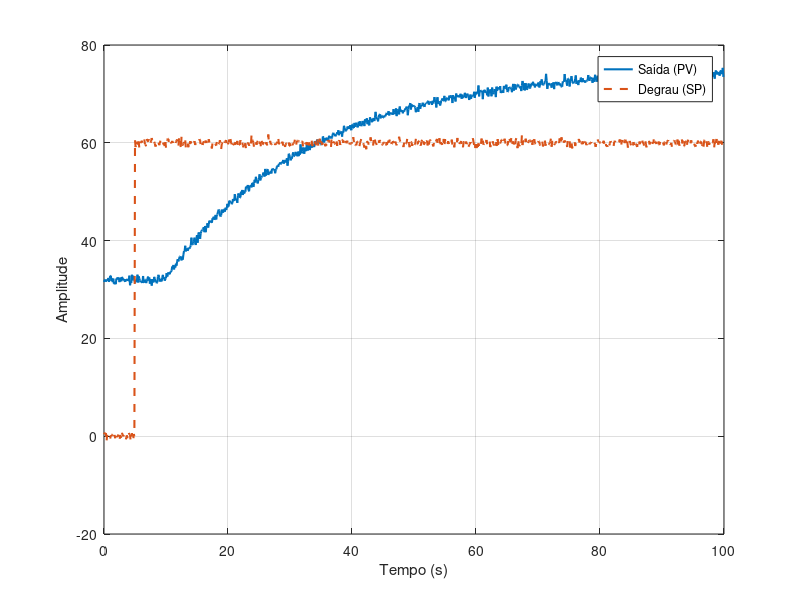

This chart was generated by the following MATLAB code: (Note: this script raises an error after producing the figure.)
load("Forno_G5.mat")
whos

% A planta envolve um funcionamento de um forno simples, onde há um sensor
% para medira temperatura atual,
% que range de 0 a 100°C, atrelado
% a um controlador, e uma resistência de aquecimento monitorada 
% por um módulo PWM, qu vai de 0 a 100% de potência

figure
plot(t,Saida,'LineWidth',1.5); hold on 
plot(t,Degrau, '--', 'LineWidth',1.5);
xlabel("Tempo (s)");ylabel("Amplitude");
legend("Saída (PV)", "Degrau (SP)", 'Location', 'best');
grid on

%% instante de degrau (tempo t = 0)
indice = find(Degrau >= 50, 1);
t0 = t(indice);

Vinicio = mean(Degrau(1:indice-1));
Vfinal = mean(Degrau(end - round(0.05*numel(Degrau)):end));
du = Vfinal - Vinicio;

%Saída (média das amostras para reduzir o ruído
yInicio = mean(Saida(1:max(indice-1,1)));
yFinal = mean(Saida(end - round(0.05*numel(Saida)):end));
dy = yFinal - yInicio;

k = dy / du;

%Saída normalizada
yNormalizado = (Saida - yInicio) / dy;

%ver os instantes que yNormalizado cruza cada percentual
cruzaPercentual = @(percentual) t(find(yNormalizado >= percentual, 1)) - t0;

%% medições de sundaresan e smith:
% y(t) = 0                           para t < θ
% y(t) = 1 - exp(-(t - θ)/τ)         para t ≥ θ   (normalizada)
t1Smith = cruzaPercentual(0.283);
t2Smith = cruzaPercentual(0.632);
t1Sund =  cruzaPercentual(0.353);
t2Sund = cruzaPercentual(0.853);

tauSmith = 1.5*(t2Smith - t1Smith);
thetaSmith = t2Smith - tauSmith;
tauSundaresan = (2/3) * (t2Sund - t1Sund);
thetaSundaresan = 1.3*t1Sund - 0.29*t2Sund;

%simulação dos modelos
u = du * (t >= t0);
sysSundaresan = tf(k, [tauSundaresan, 1], 'InputDelay', thetaSundaresan);
sysSmith = tf(k, [tauSmith, 1], 'InputDelay', thetaSmith);

ySundaresan = lsim(sysSundaresan, u, t) + yInicio;
ySmith = lsim(sysSmith, u, t) + yInicio;

erroSmith = ySmith - Saida;
erroSundaresan = ySundaresan - Saida;

eqmSundaresan = sqrt(mean(erroSundaresan.^2))
eqmSmith = sqrt(mean(erroSmith.^2))

%% gráficos
% 1) Dados x modelos
figure
plot(t, Saida, 'Color', [0.7 0.7 0.7]); hold on
plot(t, ySmith, 'LineWidth', 1.5);
plot(t, ySundaresan, 'LineWidth', 1.5);
xlabel("Tempo (s)"); ylabel("Temperatura (°C)");
legend("Experimental", "Smith", "Sundaresan", 'Location', 'best');
grid on
exportgraphics(gcf, 'modelos_vs_dados.png', 'Resolution', 300);

% 2) Erro de cada modelo
figure
plot(t, erroSmith); hold on
plot(t, erroSundaresan);
yline(0, 'k--');
xlabel("Tempo (s)"); ylabel("Erro (°C)");
legend("Smith", "Sundaresan", "Zero", 'Location', 'best');
grid on
exportgraphics(gcf, 'erro_modelos.png', 'Resolution', 300);

% 3) Ruído medido no trecho parado, para comparar com o EQM
ruido = std(Saida(1:indice-1))

%% calculo ero sistematico
eqmModelo = @(tau, theta) sqrt(mean((lsim(tf(k,[tau 1],'InputDelay',theta), u, t) + yInicio - Saida).^2));

%% varrer theta e tau
thetas = thetaSmith + (-0.5:0.1:1.5);
eqms = arrayfun(@(th) eqmModelo(tauSmith, th), thetas);
plot(thetas, eqms, 'o-'); xlabel('\theta (s)'); ylabel('EQM (°C)'); grid on
[eqmMin, i] = min(eqms);
thetaAjust = thetas(i)

taus = tauSmith + (-0.5:0.1:1.5)
eqmsTau = arrayfun(@(ta) eqmModelo(ta, thetaAjust), taus);
[eqmMinTau, j] = min(eqmsTau)
tauAjust = taus(j)
%% graficos

yAjust = lsim(tf(k,[tauAjust 1],'InputDelay',thetaAjust), u, t) + yInicio;
erroAjust = yAjust - Saida;
eqmAjust = sqrt(mean(erroAjust.^2))

%Figura 1: dados x modelos
figure
plot(t, Saida, 'Color', [0.7 0.7 0.7]); hold on
plot(t, ySmith, 'LineWidth', 1.5);
plot(t, yAjust, 'LineWidth', 1.5);
xlabel("Tempo (s)"); ylabel("Temperatura (°C)");
legend("Experimental", "Smith original", "Smith ajustado", 'Location', 'best');
grid on
exportgraphics(gcf, 'modelos_vs_dados.png', 'Resolution', 300);

%Figura 2: erro dos modelos
figure
plot(t, erroSmith); hold on
plot(t, erroAjust);
yline(0, 'k--');
xlabel("Tempo (s)"); ylabel("Erro (°C)");
legend("Smith original", "Smith ajustado", "Zero", 'Location', 'best');
grid on
exportgraphics(gcf, 'erro_modelos.png', 'Resolution', 300);
